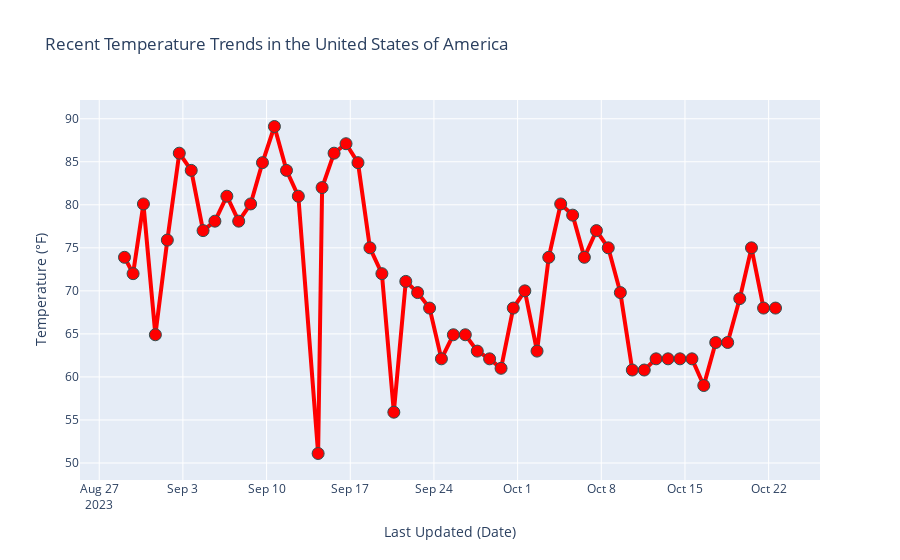

This figure's notebook cell:
### Code cell
# Reading csv & converting into a dataframe
df = pd.read_csv("data/GlobalWeatherRepository.csv")

# Setting up US dataframe
us_df = df[(df['country'] == "United States of America")]

# Average temperature in the US in Celcius
temp_fig = px.line(us_df, x='last_updated', y='temperature_fahrenheit',
                     title="Recent Temperature Trends in the United States of America", markers=True)
temp_fig.update_xaxes(title="Last Updated (Date)")
temp_fig.update_yaxes(title="Temperature (°F)")

temp_fig.update_traces(
    line=dict(width=4, color='Red'),  # Adjust line width
    # Adjust marker size and outlineß
    marker=dict(size=12, line=dict(width=1, color='DarkSlateGrey')),
)

temp_fig.show()

### Figure 1 — Plotly figure (JSON) as saved in the notebook; plotly's stock layout.template omitted (floating-point values rounded to 4 significant figures)
{"data": [{"hovertemplate": "last_updated=%{x}<br>temperature_fahrenheit=%{y}<extra></extra>", "legendgroup": "", "line": {"color": "Red", "dash": "solid", "width": 4}, "marker": {"line": {"color": "DarkSlateGrey", "width": 1}, "size": 12, "symbol": "circle"}, "mode": "markers+lines", "name": "", "orientation": "v", "showlegend": false, "type": "scatter", "x": ["2023-08-29 02:45", "2023-08-29 20:00", "2023-08-30 16:45", "2023-08-31 16:45", "2023-09-01 16:45", "2023-09-02 16:45", "2023-09-03 16:45", "2023-09-04 16:30", "2023-09-05 16:15", "2023-09-06 16:15", "2023-09-07 16:00", "2023-09-08 16:00", "2023-09-09 15:45", "2023-09-10 15:45", "2023-09-11 16:00", "2023-09-12 15:45", "2023-09-14 07:30", "2023-09-14 15:30", "2023-09-15 15:30", "2023-09-16 15:30", "2023-09-17 15:30", "2023-09-18 15:30", "2023-09-19 15:30", "2023-09-20 15:30", "2023-09-21 15:30", "2023-09-22 15:15", "2023-09-23 15:15", "2023-09-24 15:00", "2023-09-25 15:00", "2023-09-26 15:00", "2023-09-27 15:00", "2023-09-28 15:45", "2023-09-29 14:45", "2023-09-30 15:15", "2023-10-01 14:30", "2023-10-02 15:00", "2023-10-03 14:30", "2023-10-04 14:30", "2023-10-05 14:30", "2023-10-06 14:00", "2023-10-07 14:15", "2023-10-08 14:00", "2023-10-09 14:15", "2023-10-10 14:15", "2023-10-11 14:15", "2023-10-12 14:00", "2023-10-13 14:00", "2023-10-14 14:00", "2023-10-15 14:00", "2023-10-16 13:45", "2023-10-17 13:45", "2023-10-18 13:45", "2023-10-19 14:00", "2023-10-20 13:30", "2023-10-21 13:45", "2023-10-22 13:45"], "xaxis": "x", "y": [73.9, 72, 80.1, 64.9, 75.9, 86, 84, 77, 78.1, 81, 78.1, 80.1, 84.9, 89.1, 84, 81, 51.1, 82, 86, 87.1, 84.9, 75, 72, 55.9, 71.1, 69.8, 68, 62.1, 64.9, 64.9, 63, 62.1, 61, 68, 70, 63, 73.9, 80.1, 78.8, 73.9, 77, 75, 69.8, 60.8, 60.8, 62.1, 62.1, 62.1, 62.1, 59, 64, 64, 69.1, 75, 68, 68], "yaxis": "y"}], "layout": {"legend": {"tracegroupgap": 0}, "title": {"text": "Recent Temperature Trends in the United States of America"}, "xaxis": {"anchor": "y", "domain": [0, 1], "title": {"text": "Last Updated (Date)"}}, "yaxis": {"anchor": "x", "domain": [0, 1], "title": {"text": "Temperature (°F)"}}}}
